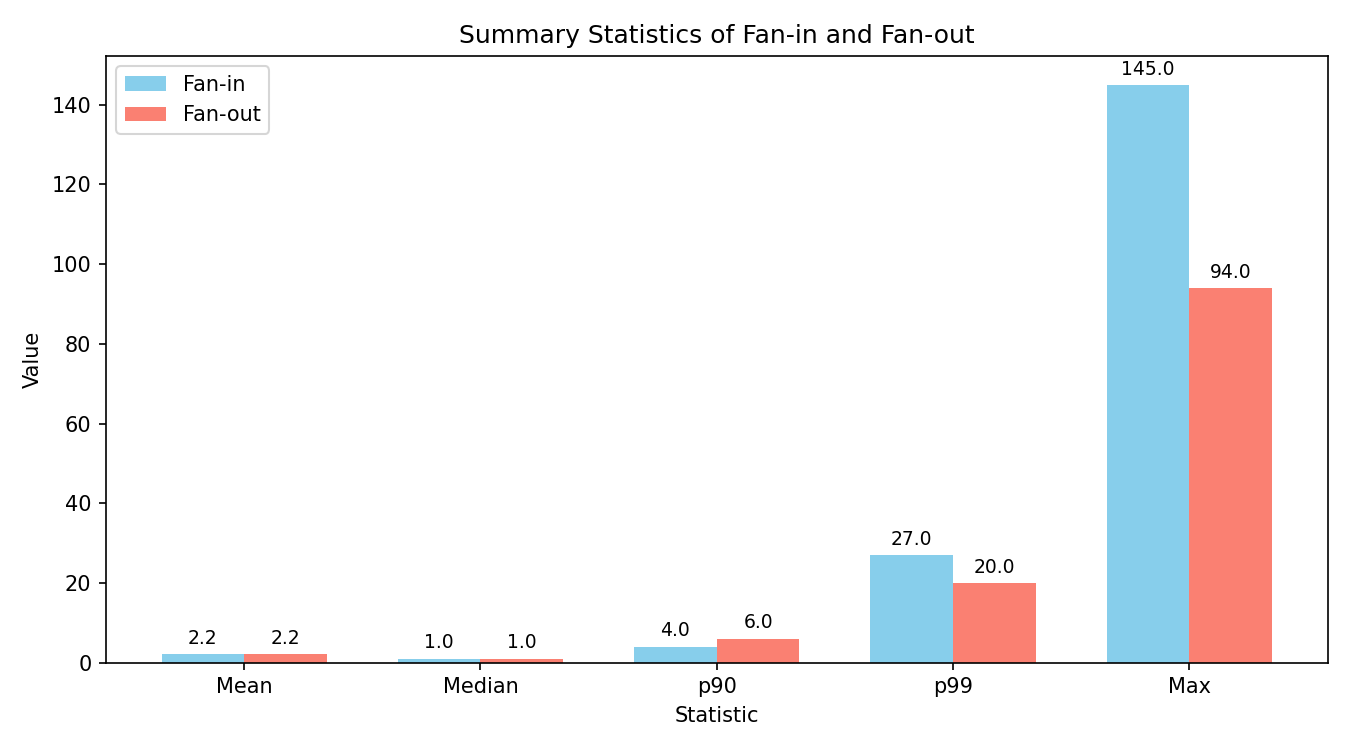

Write Python code to recreate this figure.
import matplotlib.pyplot as plt
import numpy as np

# Data from Table 2.4
statistics = ['Mean', 'Median', 'p90', 'p99', 'Max']
fan_in = [2.2, 1, 4, 27, 145]
fan_out = [2.2, 1, 6, 20, 94]

x = np.arange(len(statistics))  # the label locations
width = 0.35  # the width of the bars

fig, ax = plt.subplots(figsize=(9, 5))

# Create grouped bars (using logarithmic scale if desired, but linear works with text annotations)
rects1 = ax.bar(x - width/2, fan_in, width, label='Fan-in', color='skyblue')
rects2 = ax.bar(x + width/2, fan_out, width, label='Fan-out', color='salmon')

# Add some text for labels, title and custom x-axis tick labels, etc.
ax.set_ylabel('Value')
ax.set_xlabel('Statistic')
ax.set_title('Summary Statistics of Fan-in and Fan-out')
ax.set_xticks(x)
ax.set_xticklabels(statistics)
ax.legend()

# Add data labels on top of the bars for clarity (since 'Max' is much larger)
def autolabel(rects):
    for rect in rects:
        height = rect.get_height()
        ax.annotate(f'{height}',
                    xy=(rect.get_x() + rect.get_width() / 2, height),
                    xytext=(0, 3),  # 3 points vertical offset
                    textcoords="offset points",
                    ha='center', va='bottom', fontsize=9)

autolabel(rects1)
autolabel(rects2)

fig.tight_layout()

# Show the plot
plt.show()
